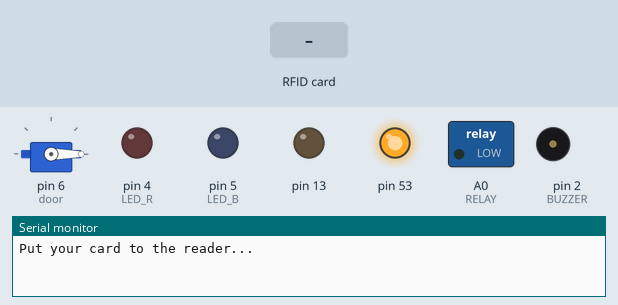
This program was run on a simulated Arduino Mega 2560, built with avr-gcc and run on an emulated ATmega2560. Shown: servo, switched loads named in the program (green lamp = pin HIGH), output pins drawn as LEDs (lit = HIGH), buzzer (waves = sounding), the last lines printed to the serial monitor. Inputs (shaded band) come from the test bench.

Above: at 1.2 s.
1.3 s: RFID card 63 AA EF 11 held to the reader
At 2.4 s:
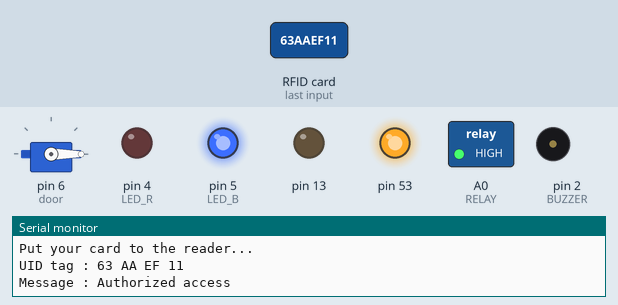
At 7.2 s:
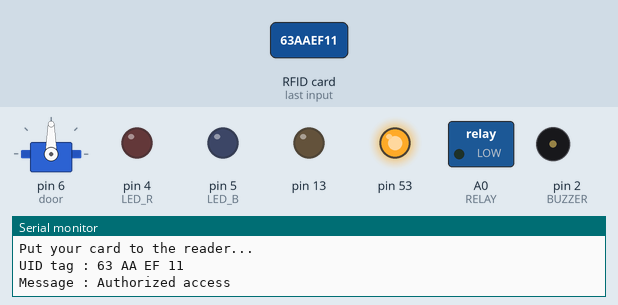
7.3 s: RFID card 5E 7A 19 C4 held to the reader
At 9.1 s:
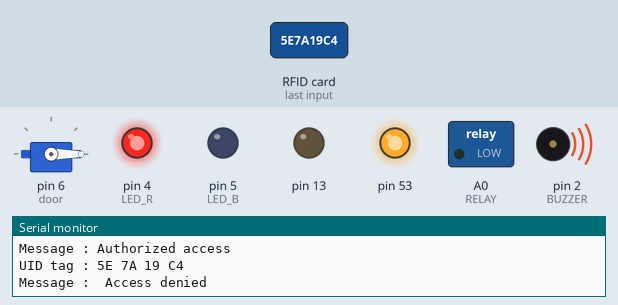
Timing chart, 0 to 11.3 s (numbered marks = the images above; inputs shaded):
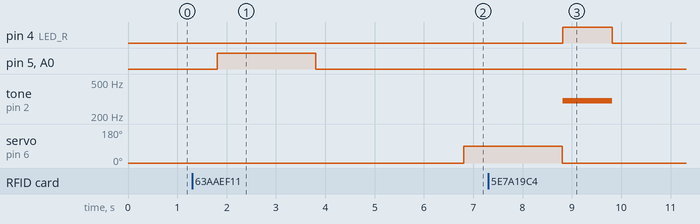

The program:

main.cpp
```cpp
#include <Arduino.h>
#include <SPI.h>
#include <MFRC522.h>
#include <Servo.h>
#define SS_PIN 10
#define RST_PIN 9
#define LED_R 4 //define red LED
#define LED_B 5 //define red LED
#define RELAY A0 //relay pin
#define BUZZER 2 //buzzer pin
#define ACCESS_DELAY 2000
#define DENIED_DELAY 1000
Servo door;
MFRC522 mfrc522(SS_PIN, RST_PIN); // Create MFRC522 instance.
void setup() {
  Serial.begin(9600); // Initiate a serial communication
  SPI.begin(); // Initiate SPI bus
  mfrc522.PCD_Init(); // Initiate MFRC522
  pinMode(LED_R, OUTPUT);
  pinMode(LED_B, OUTPUT);
  pinMode(RELAY, OUTPUT);
  pinMode(BUZZER, OUTPUT);
  noTone(BUZZER);
  pinMode(13,OUTPUT);
  digitalWrite(RELAY, LOW);
  digitalWrite(A1, LOW);
  Serial.println("Put your card to the reader...");
  door.attach(6);
  door.write(0);
}
void loop() {
  // Look for new cards
  if ( ! mfrc522.PICC_IsNewCardPresent())
  {
    return;
  }
  // Select one of the cards
  if ( ! mfrc522.PICC_ReadCardSerial())
  {
    return;
  }
  //Show UID on serial monitor
  Serial.print("UID tag :");
  String content = "";
  byte letter;
  for (byte i = 0; i < mfrc522.uid.size; i++)
  {
    Serial.print(mfrc522.uid.uidByte[i] < 0x10 ? " 0" : " ");
    Serial.print(mfrc522.uid.uidByte[i], HEX);
    content.concat(String(mfrc522.uid.uidByte[i] < 0x10 ? " 0" : " "));
    content.concat(String(mfrc522.uid.uidByte[i], HEX));
  }
  Serial.println();
  Serial.print("Message : ");
  content.toUpperCase();

  if (content.substring(1) == "63 AA EF 11") //change here the UID of the card/cards that you want to give access
  {
    Serial.println("Authorized access");
    Serial.println();
    delay(500);
    digitalWrite(LED_B, HIGH);
    digitalWrite(RELAY, HIGH);
    digitalWrite(A1, LOW);
    delay(ACCESS_DELAY);
    digitalWrite(RELAY, LOW);
    digitalWrite(LED_B, 0);
    digitalWrite(A1, LOW);
    delay(3000);
    door.write(90);
    delay(2000);
    door.write(0);
  }
  else {
    Serial.println(" Access denied");
    digitalWrite(A1, LOW);
    digitalWrite(RELAY, LOW);
    digitalWrite(LED_R, HIGH);
    tone(BUZZER, 300);
    delay(DENIED_DELAY);
    digitalWrite(LED_R, LOW);
    noTone(BUZZER);  door.write(0);
  }

}
```

Measured:
- after the input at 1.3 s, pin 5 (LED_B), A0 (RELAY): LOW → HIGH after 0.51 s, → LOW 2.0 s later; servo on pin 6 (door): 0° → 90° after 5.5 s
- after the input at 7.3 s, pin 4 (LED_R): LOW → HIGH after 1.5 s, → LOW 1.0 s later; tone on pin 2 (BUZZER): silent → 300 Hz after 1.5 s, → silent 1.0 s later
